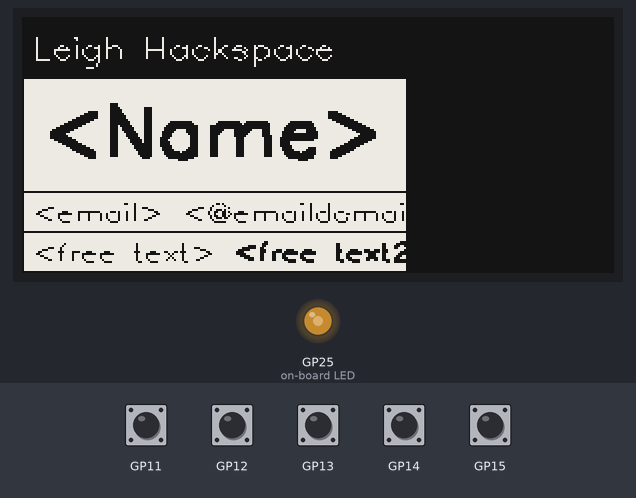
Simulated run of this program. Board: Raspberry Pi Pico running MicroPython. On the bench: 296×128 one-colour display, output pins drawn as LEDs (lit = HIGH). Files that are not in the repository are absent.

Above: at 4.6 s.

The program:

main.py
```python
import time
import badger2040
import badger_os

# Global Constants
WIDTH = badger2040.WIDTH
HEIGHT = badger2040.HEIGHT

IMAGE_WIDTH = 104

COMPANY_HEIGHT = 30
DETAILS_HEIGHT = 20
NAME_HEIGHT = HEIGHT - COMPANY_HEIGHT - (DETAILS_HEIGHT * 2) - 2
TEXT_WIDTH = WIDTH - IMAGE_WIDTH - 1

COMPANY_TEXT_SIZE = 0.6
DETAILS_TEXT_SIZE = 0.5

LEFT_PADDING = 5
NAME_PADDING = 20
DETAIL_SPACING = 10

DEFAULT_TEXT = """mustelid inc
H. Badger
RP2040
2MB Flash
E ink
296x128px"""

BADGE_IMAGE = bytearray(int(IMAGE_WIDTH * HEIGHT / 8))

try:
    open("badge-image.bin", "rb").readinto(BADGE_IMAGE)
except OSError:
    try:
        import badge_image
        BADGE_IMAGE = bytearray(badge_image.data())
        del badge_image
    except ImportError:
        pass


# ------------------------------
#      Utility functions
# ------------------------------

# Reduce the size of a string until it fits within a given width
def truncatestring(text, text_size, width):
    while True:
        length = display.measure_text(text, text_size)
        if length > 0 and length > width:
            text = text[:-1]
        else:
            text += ""
            return text


# ------------------------------
#      Drawing functions
# ------------------------------

# Draw the badge, including user text
def draw_badge():
    display.pen(0)
    display.clear()

    # Draw badge image
    display.image(BADGE_IMAGE, IMAGE_WIDTH, HEIGHT, WIDTH - IMAGE_WIDTH, 0)

    # Draw a border around the image
    display.pen(0)
    display.thickness(1)
    display.line(WIDTH - IMAGE_WIDTH, 0, WIDTH - 1, 0)
    display.line(WIDTH - IMAGE_WIDTH, 0, WIDTH - IMAGE_WIDTH, HEIGHT - 1)
    display.line(WIDTH - IMAGE_WIDTH, HEIGHT - 1, WIDTH - 1, HEIGHT - 1)
    display.line(WIDTH - 1, 0, WIDTH - 1, HEIGHT - 1)

    # Uncomment this if a white background is wanted behind the company
    # display.pen(15)
    # display.rectangle(1, 1, TEXT_WIDTH, COMPANY_HEIGHT - 1)

    # Draw the company
    display.pen(15)  # Change this to 0 if a white background is used
    display.font("sans")
    display.thickness(1)
    display.text(company, LEFT_PADDING, (COMPANY_HEIGHT // 2) + 1, COMPANY_TEXT_SIZE)

    # Draw a white background behind the name
    display.pen(15)
    display.thickness(1)
    display.rectangle(1, COMPANY_HEIGHT + 1, TEXT_WIDTH, NAME_HEIGHT)

    # Draw the name, scaling it based on the available width
    display.pen(0)
    display.font("sans")
    display.thickness(4)
    name_size = 2.0  # A sensible starting scale
    while True:
        name_length = display.measure_text(name, name_size)
        if name_length >= (TEXT_WIDTH - NAME_PADDING) and name_size >= 0.1:
            name_size -= 0.01
        else:
            display.text(name, (TEXT_WIDTH - name_length) // 2, (NAME_HEIGHT // 2) + COMPANY_HEIGHT + 1, name_size)
            break

    # Draw a white backgrounds behind the details
    display.pen(15)
    display.thickness(1)
    display.rectangle(1, HEIGHT - DETAILS_HEIGHT * 2, TEXT_WIDTH, DETAILS_HEIGHT - 1)
    display.rectangle(1, HEIGHT - DETAILS_HEIGHT, TEXT_WIDTH, DETAILS_HEIGHT - 1)

    # Draw the first detail's title and text
    display.pen(0)
    display.font("sans")
    display.thickness(1)
    name_length = display.measure_text(detail1_title, DETAILS_TEXT_SIZE)
    display.text(detail1_title, LEFT_PADDING, HEIGHT - ((DETAILS_HEIGHT * 3) // 2), DETAILS_TEXT_SIZE)
    display.thickness(1)
    display.text(detail1_text, 5 + name_length + DETAIL_SPACING, HEIGHT - ((DETAILS_HEIGHT * 3) // 2), DETAILS_TEXT_SIZE)

    # Draw the second detail's title and text
    display.thickness(1)
    name_length = display.measure_text(detail2_title, DETAILS_TEXT_SIZE)
    display.text(detail2_title, LEFT_PADDING, HEIGHT - (DETAILS_HEIGHT // 2), DETAILS_TEXT_SIZE)
    display.thickness(2)
    display.text(detail2_text, LEFT_PADDING + name_length + DETAIL_SPACING, HEIGHT - (DETAILS_HEIGHT // 2), DETAILS_TEXT_SIZE)


# ------------------------------
#        Program setup
# ------------------------------

# Create a new Badger and set it to update NORMAL
display = badger2040.Badger2040()
display.led(128)
display.update_speed(badger2040.UPDATE_NORMAL)

# Open the badge file
try:
    badge = open("badge.txt", "r")
except OSError:
    with open("badge.txt", "w") as f:
        f.write(DEFAULT_TEXT)
        f.flush()
    badge = open("badge.txt", "r")

# Read in the next 6 lines
company = badge.readline()        # "mustelid inc"
name = badge.readline()           # "H. Badger"
detail1_title = badge.readline()  # "RP2040"
detail1_text = badge.readline()   # "2MB Flash"
detail2_title = badge.readline()  # "E ink"
detail2_text = badge.readline()   # "296x128px"

# Truncate all of the text (except for the name as that is scaled)
company = truncatestring(company, COMPANY_TEXT_SIZE, TEXT_WIDTH)

detail1_title = truncatestring(detail1_title, DETAILS_TEXT_SIZE, TEXT_WIDTH)
detail1_text = truncatestring(detail1_text, DETAILS_TEXT_SIZE,
                              TEXT_WIDTH - DETAIL_SPACING - display.measure_text(detail1_title, DETAILS_TEXT_SIZE))

detail2_title = truncatestring(detail2_title, DETAILS_TEXT_SIZE, TEXT_WIDTH)
detail2_text = truncatestring(detail2_text, DETAILS_TEXT_SIZE,
                              TEXT_WIDTH - DETAIL_SPACING - display.measure_text(detail2_title, DETAILS_TEXT_SIZE))


# ------------------------------
#       Main program
# ------------------------------

draw_badge()

while True:
    if display.pressed(badger2040.BUTTON_A) or display.pressed(badger2040.BUTTON_B) or display.pressed(badger2040.BUTTON_C) or display.pressed(badger2040.BUTTON_UP) or display.pressed(badger2040.BUTTON_DOWN):
        badger_os.warning(display, "To change the text, connect Badger2040 to a PC, load up Thonny, and modify badge.txt")
        time.sleep(4)

        draw_badge()

    display.update()

    # If on battery, halt the Badger to save power, it will wake up if any of the front buttons are pressed
    display.halt()
```
